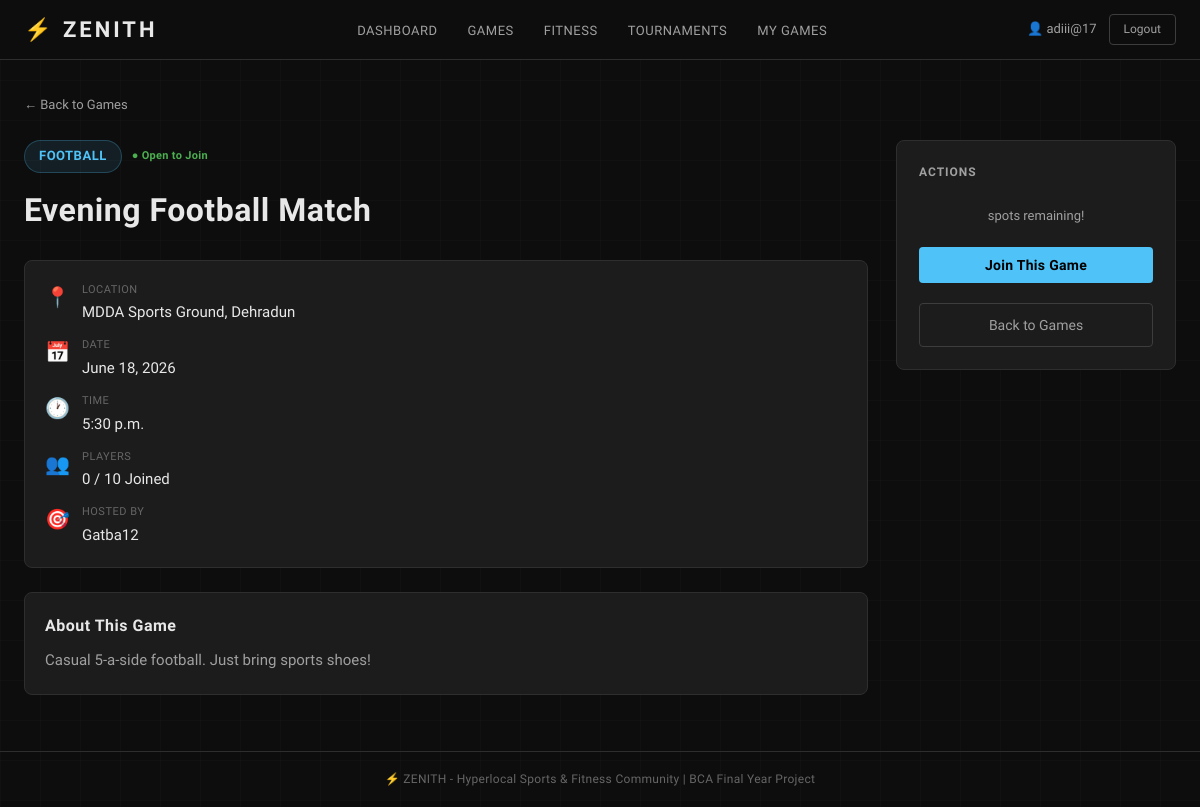
Screenshot of /games/2/ (signed in) with the database file from the repository.
### zenith/models.py (models this page shows, shortened)
class Game(models.Model):
    SPORT_CHOICES = [
        ('cricket', 'Cricket'),
        ('football', 'Football'),
        ('volleyball', 'Volleyball'),
        ('badminton', 'Badminton'),
        ('kabaddi', 'Kabaddi'),
        ('kho_kho', 'Kho-Kho'),
        ('marathon', 'Marathon'),
        ('basketball', 'Basketball'),
    ]
    title = models.CharField(max_length=200)         # Short game title, e.g. "Sunday Cricket Match"
    sport = models.CharField(max_length=50, choices=SPORT_CHOICES)  # Restricted to SPORT_CHOICES
    location = models.CharField(max_length=300)       # Where the game will be held
    date = models.DateField()                         # Date of the game
    time = models.TimeField()                         # Start time of the game
    players_needed = models.IntegerField()            # How many players are required
    description = models.TextField(blank=True)        # Optional extra details about the game
    host = models.ForeignKey(User, on_delete=models.CASCADE, related_name='hosted_games')
    players = models.ManyToManyField(User, related_name='joined_games', blank=True)
    created_at = models.DateTimeField(auto_now_add=True)
    def players_count(self):
        return self.players.count()
    def is_full(self):
        return self.players.count() >= self.players_needed
    class Meta:
        ordering = ['date', 'time']  # Games sorted by date, then time

### zenith/views.py (the view)
# urls.py: path('games/<int:game_id>/', views.game_detail, name='game_detail'),          # View single game
@login_required
def game_detail(request, game_id):
    game = get_object_or_404(Game, id=game_id)
    is_host = (request.user == game.host)  # Is the current user the game creator?
    has_joined = game.players.filter(id=request.user.id).exists()  # Has user already joined?
    context = {
        'game': game,
        'is_host': is_host,
        'has_joined': has_joined,
    }
    return render(request, 'zenith/game_detail.html', context)

### zenith/templates/zenith/game_detail.html (shortened to what this page needs)
{% extends 'zenith/base.html' %}
{% block content %}
<div class="detail-page">
    <a href="{% url 'games_list' %}" class="back-link">← Back to Games</a>
    <div class="detail-container">
        <div class="detail-main">
            <div class="detail-header">
                <div class="detail-badges">
                    <span class="sport-tag sport-tag-lg">{{ game.get_sport_display }}</span>
                    {% if game.is_full %}
                        <span class="status-badge status-full">● Game Full</span>
                    {% else %}
                        <span class="status-badge status-open">● Open to Join</span>
                    {% endif %}
                </div>
                <h1 class="detail-title">{{ game.title }}</h1>
            </div>
            <div class="detail-info-grid">
                <div class="detail-info-item">
                    <span class="detail-info-icon">📍</span>
                    <div>
                        <span class="detail-info-label">Location</span>
                        <span class="detail-info-value">{{ game.location }}</span>
                    </div>
                </div>
                <div class="detail-info-item">
                    <span class="detail-info-icon">📅</span>
                    <div>
                        <span class="detail-info-label">Date</span>
                        <span class="detail-info-value">{{ game.date }}</span>
                    </div>
                </div>
                <div class="detail-info-item">
                    <span class="detail-info-icon">🕐</span>
                    <div>
                        <span class="detail-info-label">Time</span>
                        <span class="detail-info-value">{{ game.time }}</span>
                    </div>
                </div>
                <div class="detail-info-item">
                    <span class="detail-info-icon">👥</span>
                    <div>
                        <span class="detail-info-label">Players</span>
                        <span class="detail-info-value">{{ game.players_count }} / {{ game.players_needed }} Joined</span>
                    </div>
                </div>
                <div class="detail-info-item">
                    <span class="detail-info-icon">🎯</span>
                    <div>
                        <span class="detail-info-label">Hosted By</span>
                        <span class="detail-info-value">{{ game.host.username }}</span>
                    </div>
                </div>
            </div>
            {% if game.description %}
            <div class="detail-description">
                <h3>About This Game</h3>
                <p>{{ game.description }}</p>
            </div>
            {% endif %}
        </div>
        <div class="detail-sidebar">
            <div class="action-panel">
                <h3>Actions</h3>
                {% if is_host %}
                    <p class="host-notice">You are the host of this game</p>
                    <a href="{% url 'edit_game' game.id %}" class="btn-primary btn-full">Edit Game</a>
                    <a href="{% url 'delete_game' game.id %}" class="btn-danger btn-full">Delete Game</a>
                {% elif game.is_full %}
                    <p class="full-notice">Sorry, this game is full.</p>
                    <button class="btn-disabled btn-full" disabled>Game Full</button>
                {% else %}
                    <p class="available-notice">{{ game.players_needed|add:"-"|add:game.players_count }} spots remaining!</p>
                    <form method="POST" action="{% url 'join_game' game.id %}">
                        <button type="submit" class="btn-primary btn-full">Join This Game</button>
                    </form>
                {% endif %}
                <a href="{% url 'games_list' %}" class="btn-secondary btn-full" style="margin-top:10px;">Back to Games</a>
            </div>
        </div>
    </div>
</div>
{% endblock %}

### zenith/templates/zenith/base.html (shortened to what this page needs)
<!DOCTYPE html>
<html lang="en">
<head>
    {% load static %}
    <link rel="stylesheet" href="{% static 'zenith/css/style.css' %}">
</head>
<body>
    {% if user.is_authenticated %}
    <nav class="navbar">
        <div class="nav-container">
            <a href="{% url 'dashboard' %}" class="nav-brand">
                <span class="brand-icon">⚡</span> ZENITH
            </a>
            <ul class="nav-links" id="navLinks">
                <li><a href="{% url 'dashboard' %}" class="nav-link">Dashboard</a></li>
                <li><a href="{% url 'games_list' %}" class="nav-link">Games</a></li>
                <li><a href="{% url 'fitness_list' %}" class="nav-link">Fitness</a></li>
                <li><a href="{% url 'tournament_list' %}" class="nav-link">Tournaments</a></li>
                <li><a href="{% url 'my_games' %}" class="nav-link">My Games</a></li>
            </ul>
            <div class="nav-user">
                <span class="nav-username">👤 {{ user.username }}</span>
                <a href="{% url 'logout' %}" class="btn-logout">Logout</a>
            </div>
        </div>
    </nav>
    {% endif %}
    <main class="main-content">
        {% block content %}
        {% endblock %}
    </main>
    <footer class="footer">
        <p>⚡ ZENITH - Hyperlocal Sports & Fitness Community | BCA Final Year Project</p>
    </footer>
</body>
</html>

### rows the page displays
Game: sport "FOOTBALL", title "Evening Football Match", location "MDDA Sports Ground, Dehradun", date "June 18, 2026", time "5:30 p.m.", players_count "0", players_needed "10", host.username "Gatba12", description "Casual 5-a-side football. Just bring sports shoes!"

### other values shown
{{ user.username }} "adiii@17"
